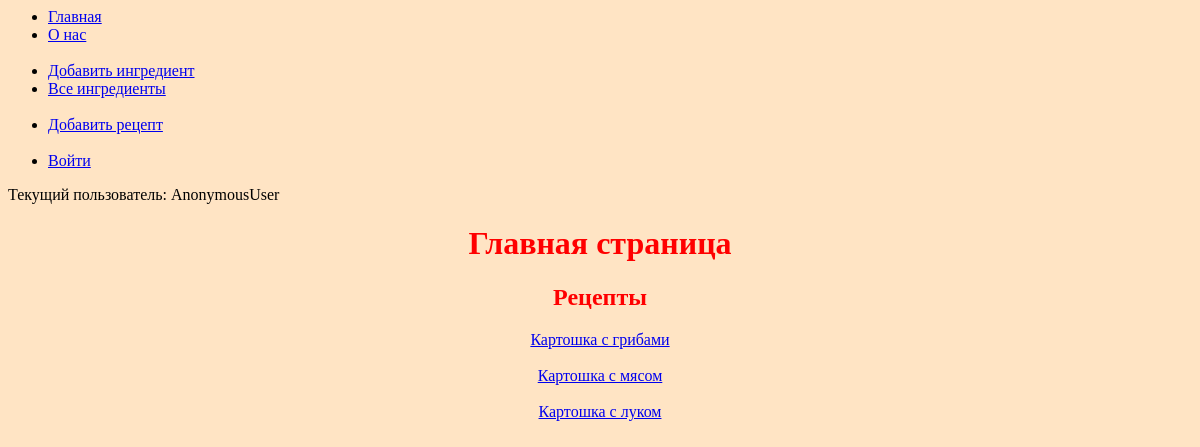
The page / on the database its author committed.
### recipe_catalog/models.py (models this page shows, shortened)
class Recipe(models.Model):
    name = models.CharField(max_length=300)
    ingredients = models.ManyToManyField(Ingredient, through="RecipeIngredient")
    desc = models.CharField(max_length=300, default="")
    author = models.ForeignKey(User, verbose_name='Автор рецепта', on_delete=models.CASCADE, null=True)

### recipe_catalog/views.py (the view)
# urls.py: path('', index, name='home'),
def index(request):
    recipe_list = Recipe.objects.all()
    template = 'recipe_catalog/index.html'
    context = {
        'recipe_list': recipe_list
    }
    return render(request, template, context)

### templates/recipe_catalog/index.html (shortened to what this page needs)
{% extends "base.html" %}
{% block content %}
    <h1 class="content">Главная страница</h1>
    <h2 class="content">Рецепты</h2>
    <div class="content">
        {% for recipe in recipe_list %}
            <a href="{% url 'recipe_catalog:recipe_detail' recipe.id %}">{{recipe.name}}</a>
            <br><br>
        {% endfor %}
    </div>
{% endblock %}

### static/css/style.css (style rules this page uses)
h1 { color: red; }
h2 { color: red; }
body { background-color:bisque; }
.content { text-align: center; }

### rows shown on the page
Recipe: name "Картошка с грибами"
Recipe: name "Картошка с мясом"
Recipe: name "Картошка с луком"

### other values the page prints
{{ request.user }} "AnonymousUser"
